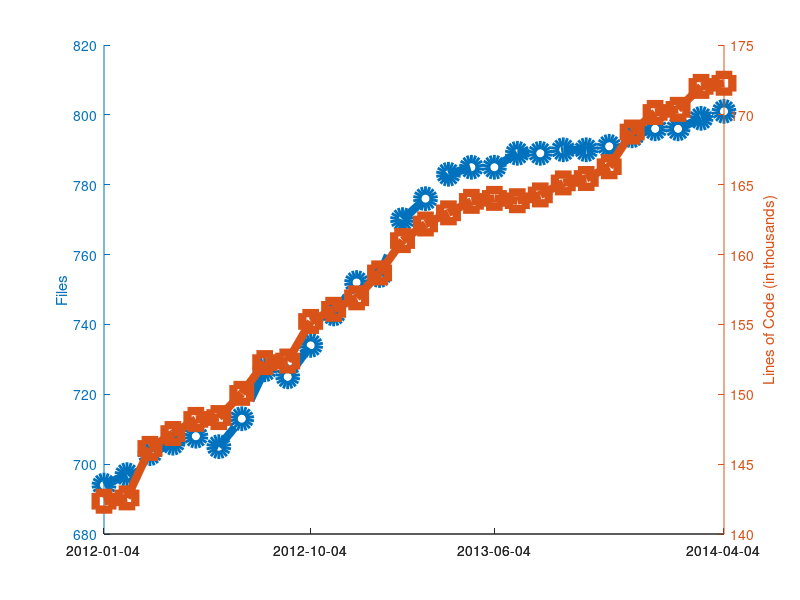

The MATLAB source for this figure:
clear all
clf
hold on

% These data were gathered using version 1.60 of the CLOC perl script:
% http://sourceforge.net/projects/cloc/files/cloc/v1.60/cloc-1.60.pl/download
%
% Lines of code are counted from include/*/*.h and src/*/*.C.
%
% The basic idea (which should be scripted) is to run:
% git checkout `git rev-list -n 1 --before="$my_date" master`
% cloc.pl src/*/*.C include/*/*.h
%
% The output looks like:
%      799 text files.
%      799 unique files.
%        0 files ignored.
%
% http://cloc.sourceforge.net v 1.60  T=3.43 s (233.1 files/s, 91171.7 lines/s)
% -------------------------------------------------------------------------------
% Language                     files          blank        comment           code
% -------------------------------------------------------------------------------
% C++                            416          43101          34649         135725
% C/C++ Header                   383          20283          42494          36260
% -------------------------------------------------------------------------------
% SUM:                           799          63384          77143         171985
% -------------------------------------------------------------------------------
%
% I only gathered the sum of code lines and the number of files, but
% clearly other data is available.

% Date, Num Files, Num Lines
data = {
% 2012
    '2012-01-04', 694  142345
    '2012-02-04', 697  142585
    '2012-03-04', 703  146127
    '2012-04-04', 706  147191
    '2012-05-04', 708  148202
    '2012-06-04', 705  148334
    '2012-07-04', 713  150066
    '2012-08-04', 727  152269
    '2012-09-04', 725  152381
    '2012-10-04', 734  155213 % cloc reports 1092 and 1094 files for Oct/Nov, Don't know what happened...
    '2012-11-04', 743  156082 % We moved from libmesh/src to src around here so maybe that caused it?
    '2012-12-04', 752  156903
% 2013
    '2013-01-04', 754, 158689
    '2013-02-04', 770, 161001
    '2013-03-04', 776, 162189
    '2013-04-04', 783, 162986
    '2013-05-04', 785, 163808
    '2013-06-04', 785, 164022
    '2013-07-04', 789, 163854
    '2013-08-04', 789, 164269
    '2013-09-04', 790, 165129
    '2013-10-04', 790, 165447
    '2013-11-04', 791, 166287
    '2013-12-04', 794, 168772
% 2014
    '2014-01-04', 796, 170174
    '2014-02-04', 796, 170395
    '2014-03-04', 799, 172037
    '2014-04-04', 801, 172262
       };

% length works like you would expect it to for cell arrays.
N=length(data);

% Can't plot string data automatically?
x=linspace(1,N,N);

% Only way to set linestyles with plotyy is after the fact, apparently.
% plotyy returns the axis handle first, followed by the two plot handles.
[haxis, h1, h2] = plotyy(x, [data{:,2}], x, [data{:,3}] ./ 1000);

% Label the axes
ylabel (haxis(1), 'Files');
ylabel (haxis(2), 'Lines of Code (in thousands)');

% Make thick lines - this looks better in PDF
set([h1, h2], 'linewidth', 6);

% Turn on markers
set(h1, 'marker', 'o');
set(h2, 'marker', 's');

% Use bigger markers
set([h1, h2], 'markersize', 12);

% Make dashed line?  Aquaterm doesn't seem to properly display this, but it
% does work in the PDF!
set(h1, 'linestyle', '--');

% Set the xticks and labels so that it shows dates instead of numbers.
xticksat = [1 ceil(N/3) floor(2*N/3) N];
set(haxis, 'xtick', xticksat);

for i=1:length(xticksat)
  xtlabels{i} = data{xticksat(i), 1};
end
set(haxis, 'xticklabel', xtlabels);

% Set some "paper" variables.  None of these seem to have any effect?
% set (gcf, "paperposition", [0.25, 0.25, 10.75, 8.25]);
% set (gcf, "papersize", [11, 8.5]);
% set (gcf, "paperorientation", 'landscape');

% Make a PDF of this plot.  I had to mess with setting the size
% manually through the print command, otherwise the right-hand axis
% was cut off.  I just picked 1920x1080 at random and it seemed to
% work...
print('-dpdf', '-S1920,1080', 'cloc_libmesh.pdf', '-FHelvetica:20');
